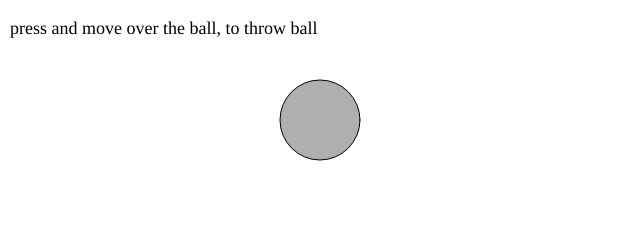
Frame 1 (no input)
Frame 60 (no input): identical to frame 1, image omitted
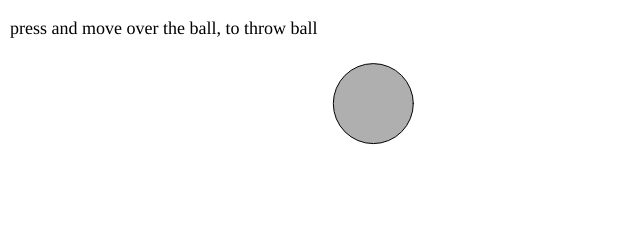
Frame 120 (the mouse pressed at the canvas centre since frame 60)

The p5.js sketch that drew these frames (run headless with seeded random() and noise() and a simulated clock; from frame 60 on, the mouse is pressed at the canvas centre):

// p5.js sketch
// ── sketch.js
let mover;

function setup() {
  createCanvas(640, 240);

  mover = new Mover(width / 2, height / 2, 5);

  let p = createP("press and move over the ball, to throw ball");
  p.style("font-size", "18px");
  p.position(10, 0);
}

function draw() {
  background(255);

  if (mouseIsPressed) {
    let d = dist(mouseX, mouseY, mover.pos.x, mover.pos.y);
    if (d < mover.r) {
      let gravity = createVector(0, 0.1);
      let gravityA = p5.Vector.mult(gravity, mover.mass);
      mover.applyForce(gravityA);
      
      let throwX = (mouseX - pmouseX);
      let throwY = (mouseY - pmouseY);
      let throwF = createVector(throwX, throwY);
      mover.applyForce(throwF);
    }
  }

  if (mover.contactEdge()) {
    mover.frictionF(0.005);
  }

  mover.bounceEdges();
  mover.show();
  mover.update();
}

// ── mover.js
class Mover {
  constructor(x, y, mass) {
    this.pos = createVector(x, y);
    this.vel = createVector(0, 0);
    this.acc = createVector(0, 0);
    this.mass = mass;
    this.r = this.mass * 8; //diameter is this.mass * 16, dus r is
  }

  applyForce(force) {
    let f = p5.Vector.div(force, this.mass);
    //let f = force.copy();
    //f.div(mass);
    this.acc.add(f);
  }
  
  
   frictionF(c) {
    if (this.contactEdge()) {
      let normal1 = this.mass;
      let frictionMag = c * normal1;

      let friction = this.vel.copy();
      friction.normalize();
      friction.mult(-1);

      friction.mult(frictionMag);

      this.applyForce(friction);
    }
  }

  contactEdge() {
    return this.pos.y > height - this.r - 1;
  }

  bounceEdges() {
    let bounce = 0.9;

    if (this.pos.x >= width - this.r) {
      this.pos.x = width - this.r;
      this.vel.x *= -bounce;
    } else if (this.pos.x <= this.r) {
      this.pos.x = this.r;
      this.vel.x *= -bounce;
    }

    if (this.pos.y > height - this.r - 1) {
      this.pos.y = height - this.r;
      this.vel.y *= -bounce;
    } else if (this.pos.y <= this.r - 1) {
      this.pos.y = this.r;
      this.vel.y *= -bounce;
  }
  }

  update() {
    this.vel.add(this.acc);
    this.pos.add(this.vel);
    this.acc.mult(0);
  }

  show() {
    stroke(0);
    fill(175);
    circle(this.pos.x, this.pos.y, this.r * 2);
  }
}
